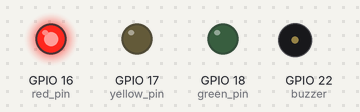
Simulated run of this program. Board: ESP32 board running MicroPython. On the bench: output pins drawn as LEDs (lit = HIGH), buzzer (waves = sounding, pin HIGH).

Above: at 1.0 s.
At 3.0 s:
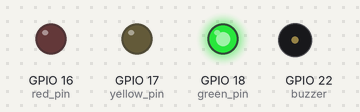
At 4.5 s:
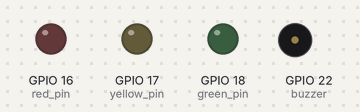
At 5.5 s:
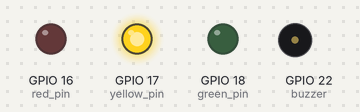
Timing chart, 0 to 7.8 s (numbered marks = the images above):
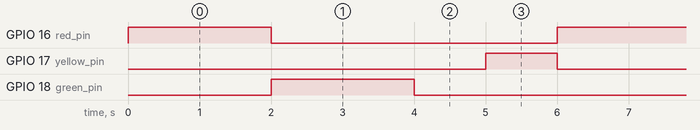

The program:

Traffic_Light_Thread.py
```python
import machine
import time

import _thread

button = machine.Pin(19,machine.Pin.IN,machine.Pin.PULL_DOWN)
buzzer =machine.Pin(22,machine.Pin.OUT)

red_pin = machine.Pin(16,machine.Pin.OUT)
yellow_pin= machine.Pin(17,machine.Pin.OUT)
green_pin = machine.Pin (18,machine.Pin.OUT)

global button_pressed
button_pressed = False

def button_reader_thread():
    global_button_pressed
    while True:
        if button.value()	== 1:
            button_pressed = True
#	Function to turn on the LEDs in a specific pattern
def traffic_light():
    red_pin.on()	#same as digitalWrite(HIGH in C++
    time.sleep(2)
    red_pin.off()
    green_pin.on()
    time.sleep(2)
    green_pin.off()
    time.sleep(1)
    yellow_pin.on()
    time.sleep(1)
    yellow_pin.off()

while True:
    traffic_light()
    
```

Measured:
- by itself, GPIO 16 (red_pin), GPIO 18 (green_pin): alternates HIGH for 2.0 s and LOW for 4.0 s
- by itself, GPIO 17 (yellow_pin): alternates HIGH for 1.0 s and LOW for 5.0 s
- by itself, everything shown: repeats every 6.0 s, in 4 steps
